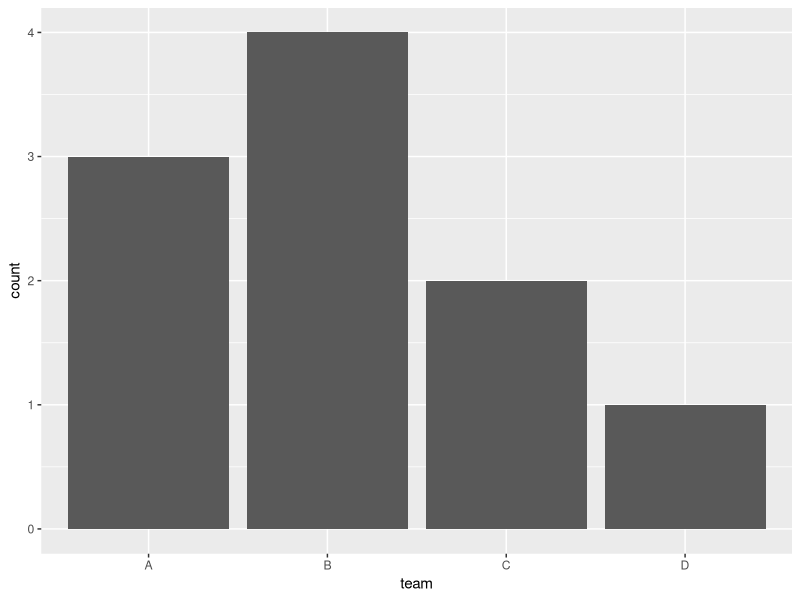
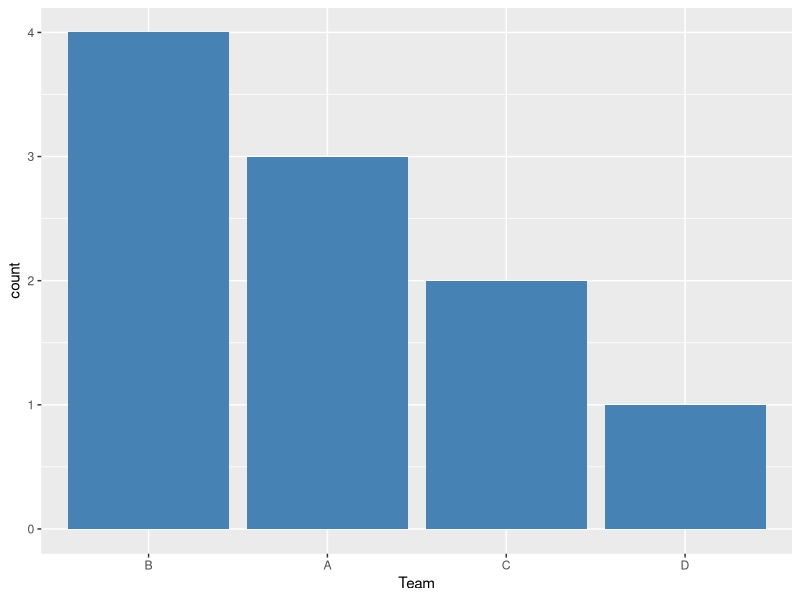
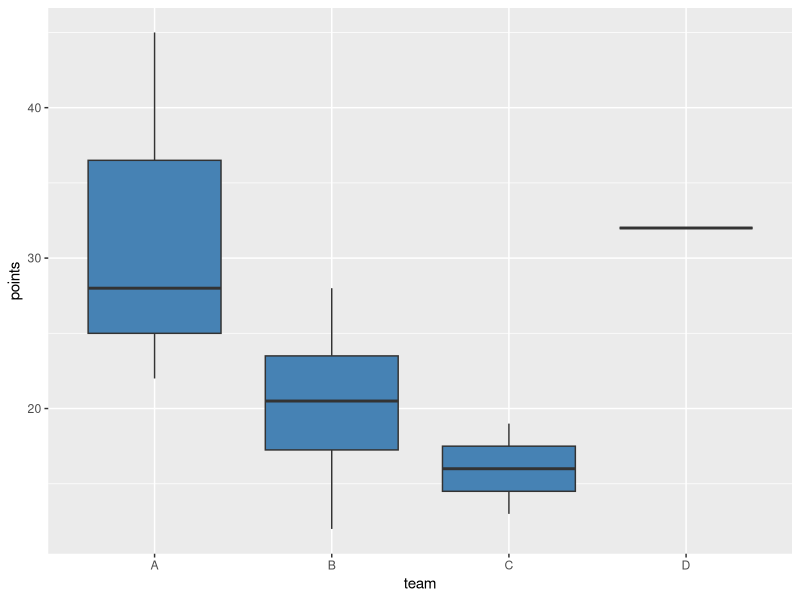
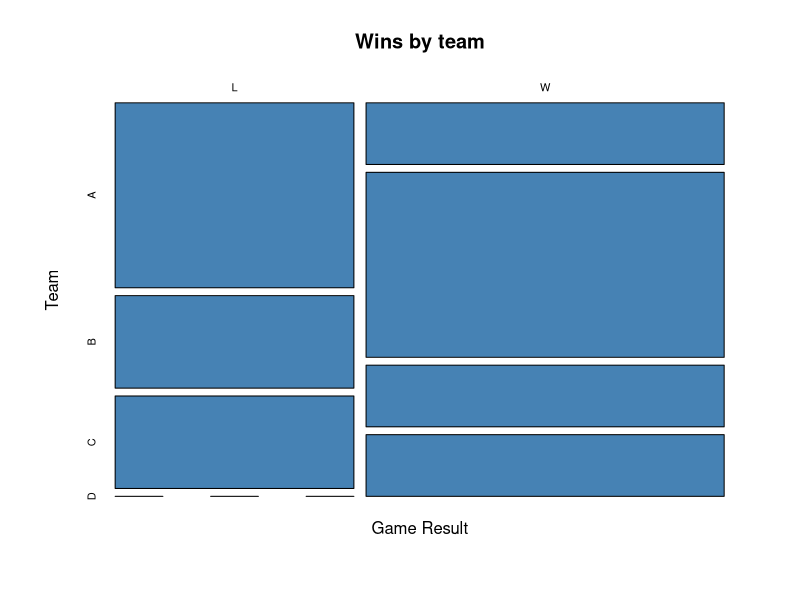

The R source for these figures, in order:
# bar charts
library("ggplot2")

# create data frame
df <- data.frame(result = c('W', 'L', 'W', 'W', 'W', 'L', 'W', 'L', 'W', 'L'),
                 team = c('B', 'B', 'B', 'B', 'D', 'A', 'A', 'A', 'C', 'C'),
                 points = c(12, 28, 19, 22, 32, 45, 22, 28, 13, 19),
                 rebounds = c(5, 7, 7, 12, 11, 4, 10, 7, 8, 8))

# create bar chart of teams
ggplot(df, aes(x=team)) +
  geom_bar()

# create bar chart of teams, ordered from large to small
ggplot(df, aes(x=reorder(team, team, function(x)-length(x)))) +
  geom_bar(fill="steelblue") +
  labs(x="Team")

# boxplot by group
library("ggplot2")

# create data frame
df <- data.frame(result = c('W', 'L', 'W', 'W', 'W', 'L', 'W', 'L', 'W', 'L'),
                 team = c('B', 'B', 'B', 'B', 'D', 'A', 'A', 'A', 'C', 'C'),
                 points = c(12, 28, 19, 22, 32, 45, 22, 28, 13, 19),
                 rebounds = c(5, 7, 7, 12, 11, 4, 10, 7, 8, 8))

# create bocplots of points, grouped by team
ggplot(df, aes(x=team, y=points)) +
  geom_boxplot(fill="steelblue")

# Mosaic plot
# create data frame
df <- data.frame(result = c('W', 'L', 'W', 'W', 'W', 'L', 'W', 'L', 'W', 'L'),
                 team = c('B', 'B', 'B', 'B', 'D', 'A', 'A', 'A', 'C', 'C'),
                 points = c(12, 28, 19, 22, 32, 45, 22, 28, 13, 19),
                 rebounds = c(5, 7, 7, 12, 11, 4, 10, 7, 8, 8))

# create table of counts
counts <- table(df$result, df$team)

# create mosaic plot
mosaicplot(counts, xlab = "Game Result", ylab = "Team",
           main = "Wins by team", col="steelblue")
